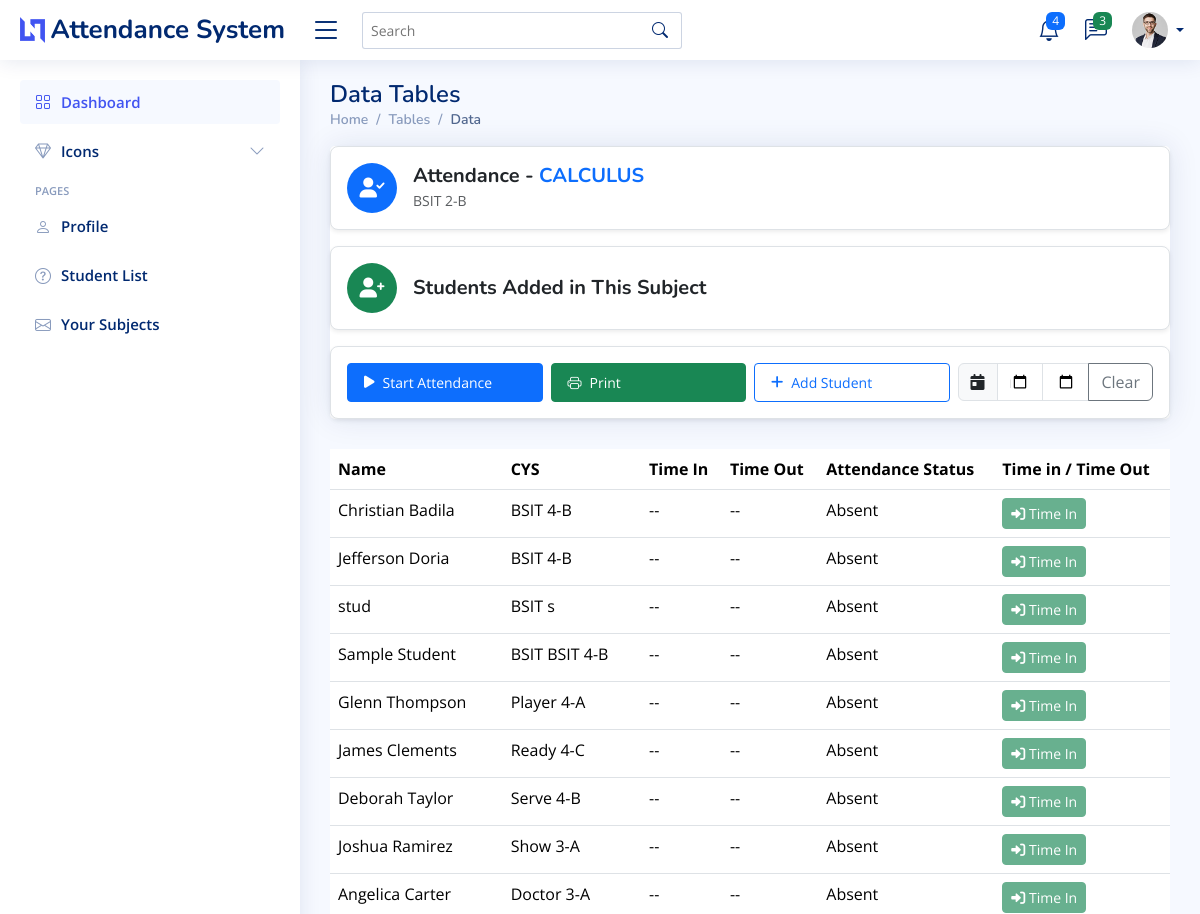
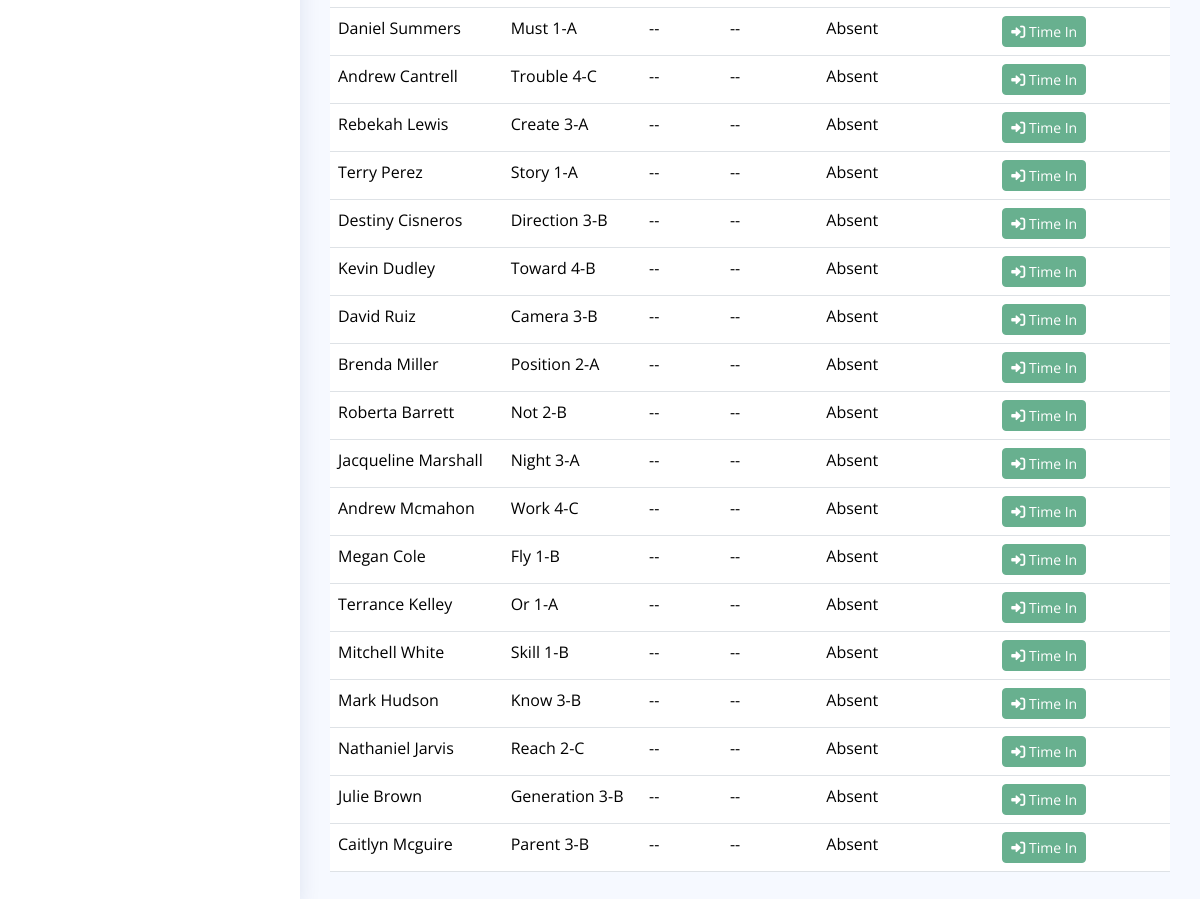
Screenshot of /student-attendance/17/ with the database file from the repository (2 pictures, top to bottom).
### myapp/models.py (models this page shows, shortened)
class Subject(models.Model):
    name = models.CharField(max_length=100)
    description = models.TextField(blank=True, null=True)
    course_year_section = models.CharField(max_length=100, default="default_course_year_section")
    teacher = models.ForeignKey(Teacher, on_delete=models.CASCADE, related_name="subjects")
    created_at = models.DateTimeField(auto_now_add=True)

class Student(models.Model):
    username = models.CharField(max_length=255, unique=True, default="default_username")
    student_id = models.CharField(max_length=50, unique=True)
    full_name = models.CharField(max_length=255)
    course = models.CharField(max_length=100)
    year_section = models.CharField(max_length=50, blank=True, null=True)
    email = models.EmailField(unique=True, blank=True, null=True)
    password = models.CharField(max_length=255)
    subjects = models.ManyToManyField(Subject, related_name="students")
    created_at = models.DateTimeField(auto_now_add=True)

### myapp/views.py (the view, shortened to what this page needs)
# urls.py: path('student-attendance/<int:id>/', views.student_attendance, name='student-attendance'),
def student_attendance(request, id):
    subject = get_object_or_404(Subject, id=id)
    assigned_students = subject.students.all()
    today = localdate()
    attendance_records = Attendance.objects.filter(
        student__in=assigned_students,
        subject=subject,
        date= today
    ).order_by('date')
    student_attendance_map = defaultdict(lambda: {'time_in': None, 'time_out': None})
    for att in attendance_records:
        student_data = student_attendance_map[att.student.id]
        if att.time_in and not student_data['time_in']:
            student_data['time_in'] = att.time_in
        if att.time_out and not student_data['time_out']:
            student_data['time_out'] = att.time_out
    for student in assigned_students:
        student.attendance = student_attendance_map.get(student.id, None)
        if student.attendance:
            print(f"Student: {student.full_name}, Time In: {student.attendance['time_in']}, Time Out: {student.attendance['time_out']}")
    available_students = Student.objects.exclude(id__in=assigned_students.values_list('id', flat=True))
    return render(request, 'myapp/student_attendance.html', {
        'assigned_students': assigned_students,
        'available_students': available_students,
        'subject': subject,
        'all_attendance_records': attendance_records,  # Pass all attendance records to the template
    })

### myapp/templates/myapp/student_attendance.html (shortened to what this page needs)
{% extends 'myapp/base.html' %}
{% load static %}
{% block content %}
<main id="main" class="main">
<div class="toast-container position-fixed bottom-0 end-0 p-3">
</div>
  <div class="pagetitle">
    <h1>Data Tables</h1>
    <nav>
      <ol class="breadcrumb">
        <li class="breadcrumb-item"><a href="index.html">Home</a></li>
        <li class="breadcrumb-item">Tables</li>
        <li class="breadcrumb-item active">Data</li>
      </ol>
    </nav>
  </div>
  <section class="section">
    <div class="row">
      <div class="col-lg-12">
        <div class="card">
<div class="d-flex align-items-center justify-content-between p-3 bg-white shadow-sm rounded-3 border">
  <div class="d-flex align-items-center">
    <div class="icon-container bg-primary text-white d-flex align-items-center justify-content-center rounded-circle me-3" style="width: 50px; height: 50px;">
      <i class="fas fa-user-check fs-5"></i>
    </div>
    <div>
      <h5 class="fw-bold text-dark mb-0">
        Attendance - <span class="text-uppercase text-primary">{{ subject.name }}</span>
      </h5>
      <small class="text-muted">{{ subject.course_year_section }}</small>
    </div>
  </div>
</div>
<div class="p-3 bg-white shadow-sm rounded-3 mt-3 border d-flex align-items-center">
  <div class="icon-container bg-success text-white d-flex align-items-center justify-content-center rounded-circle me-3" style="width: 50px; height: 50px;">
    <i class="fas fa-user-plus fs-5"></i>
  </div>
  <h5 class="fw-bold text-dark mb-0">Students Added in This Subject</h5>
</div>
<div class="p-3 bg-white shadow-sm rounded-3 mt-3 border">
  <div class="row g-2 justify-content-center justify-content-md-end">
    <div class="col-12 col-md-3">
      <button type="button" class="btn btn-primary btn-sm d-flex align-items-center w-100 px-3 py-2" id="startAttendance" data-bs-toggle="modal" data-bs-target="#attendanceChoiceModal">
        <i class="fa-solid fa-play me-2"></i> Start Attendance
      </button>
    </div>
    <div class="col-12 col-md-3">
      <button type="button" class="btn btn-success btn-sm d-flex align-items-center w-100 px-3 py-2" id="printAttendance">
        <i class="bi bi-printer me-2"></i> Print
      </button>
    </div>
    <div class="col-12 col-md-3">
      <button type="button" class="btn btn-outline-primary btn-sm d-flex align-items-center w-100 px-3 py-2" data-bs-toggle="modal" data-bs-target="#addStudentModal">
        <i class="fa-solid fa-plus me-2"></i> Add Student
      </button>
    </div>
    <div class="col-12 col-md-3">
      <div class="input-group">
        <span class="input-group-text"><i class="fa-solid fa-calendar-day"></i></span>
        <input type="date" class="form-control" id="startDateFilter">
        <input type="date" class="form-control" id="endDateFilter">
        <button class="btn btn-outline-secondary" type="button" id="clearDateFilter">Clear</button>
      </div>
    </div>
  </div>
</div>
</div>
<div class="table-responsive mt-4" style="min-height: 400px">
  <table class="table datatable">
    <thead>
      <tr>
        <th>Name</th>
        <th>CYS</th>
        <th>Time In</th>
        <th>Time Out</th>
        <th>Attendance Status</th>
        <th>Time in / Time Out</th>
      </tr>
    </thead>
    <tbody>
      {% for student in assigned_students %}
        <tr>
          <td>{{ student.full_name }}</td>
          <td>{{ student.course }} {{ student.year_section }}</td>
          <td id="time-in-{{ student.id }}">
            {% if student.attendance and student.attendance.time_in %}
                {{ student.attendance.time_in|time:"g:i A" }}
            {% else %}
                --
            {% endif %}
        </td>
          <td id="time-out-{{ student.id }}">
            {% if student.attendance and student.attendance.time_out %}
              {{ student.attendance.time_out|time:"g:i A" }}
            {% else %}
              --
            {% endif %}
          </td>
          <td>
            {% if student.attendance and student.attendance.time_in %}
              Present
            {% else %}
              Absent
            {% endif %}
          </td>
          <td>
            <div class="btn-group" role="group">
              <button class="btn btn-success btn-sm mark-attendance"
                      data-student="{{ student.id }}"
                      data-status="Time In"
                      disabled>
                <i class="fa-solid fa-sign-in-alt"></i> Time In
              </button>
            </div>
          </td>
        </tr>
      {% endfor %}
    </tbody>
  </table>
</div>
      </div>
    </div>
</section>
</main>
{% endblock %}

### static/assets/css/style.css (style rules this page uses)
:root { scroll-behavior: smooth; }
body { font-family: "Open Sans", sans-serif; background: #f6f9ff; color: #444444; }
a { color: #4154f1; text-decoration: none; }
h1, h2, h3, h4, h5, h6 { font-family: "Nunito", sans-serif; }
#main { margin-top: 60px; padding: 20px 30px; transition: all 0.3s; }
.pagetitle { margin-bottom: 10px; }
.pagetitle h1 { font-size: 24px; margin-bottom: 0; font-weight: 600; color: #012970; }
.card { margin-bottom: 30px; border: none; border-radius: 5px; box-shadow: 0px 0 30px rgba(1, 41, 112, 0.1); }
.breadcrumb { font-size: 14px; font-family: "Nunito", sans-serif; color: #899bbd; font-weight: 600; }
.breadcrumb a { color: #899bbd; transition: 0.3s; }
.breadcrumb .breadcrumb-item::before { color: #899bbd; }
.breadcrumb .active { color: #51678f; font-weight: 600; }
@media (min-width: 1200px) { #main, #footer { margin-left: 300px; } }

### rows the page displays
Subject: name "CALCULUS", course_year_section "BSIT 2-B"
Student: full_name "Christian Badila", course "BSIT", year_section "4-B", shows "Absent"
Student: full_name "Jefferson Doria", course "BSIT", year_section "4-B", shows "Absent"
Student: full_name "stud", course "BSIT", year_section "s", shows "Absent"
Student: full_name "Sample Student", course "BSIT", year_section "BSIT 4-B", shows "Absent"
Student: full_name "Glenn Thompson", course "Player", year_section "4-A", shows "Absent"
Student: full_name "James Clements", course "Ready", year_section "4-C", shows "Absent"
Student: full_name "Deborah Taylor", course "Serve", year_section "4-B", shows "Absent"
Student: full_name "Joshua Ramirez", course "Show", year_section "3-A", shows "Absent"
Student: full_name "Angelica Carter", course "Doctor", year_section "3-A", shows "Absent"
Student: full_name "Daniel Summers", course "Must", year_section "1-A", shows "Absent"
Student: full_name "Andrew Cantrell", course "Trouble", year_section "4-C", shows "Absent"
Student: full_name "Rebekah Lewis", course "Create", year_section "3-A", shows "Absent"
Student: full_name "Terry Perez", course "Story", year_section "1-A", shows "Absent"
Student: full_name "Destiny Cisneros", course "Direction", year_section "3-B", shows "Absent"
Student: full_name "Kevin Dudley", course "Toward", year_section "4-B", shows "Absent"
Student: full_name "David Ruiz", course "Camera", year_section "3-B", shows "Absent"
Student: full_name "Brenda Miller", course "Position", year_section "2-A", shows "Absent"
Student: full_name "Roberta Barrett", course "Not", year_section "2-B", shows "Absent"
Student: full_name "Jacqueline Marshall", course "Night", year_section "3-A", shows "Absent"
Student: full_name "Andrew Mcmahon", course "Work", year_section "4-C", shows "Absent"
Student: full_name "Megan Cole", course "Fly", year_section "1-B", shows "Absent"
Student: full_name "Terrance Kelley", course "Or", year_section "1-A", shows "Absent"
Student: full_name "Mitchell White", course "Skill", year_section "1-B", shows "Absent"
Student: full_name "Mark Hudson", course "Know", year_section "3-B", shows "Absent"
Student: full_name "Nathaniel Jarvis", course "Reach", year_section "2-C", shows "Absent"
Student: full_name "Julie Brown", course "Generation", year_section "3-B", shows "Absent"
Student: full_name "Caitlyn Mcguire", course "Parent", year_section "3-B", shows "Absent"
